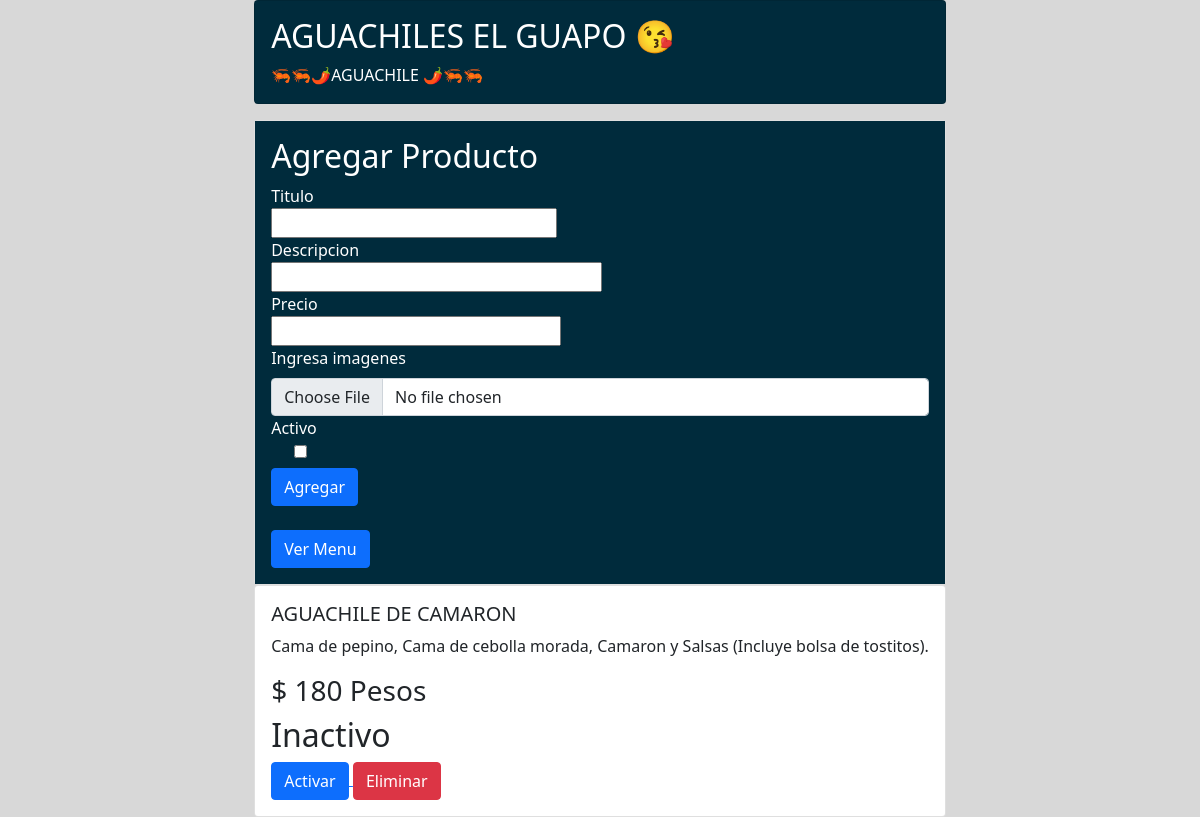
The app's page /admin_menu/, older data.
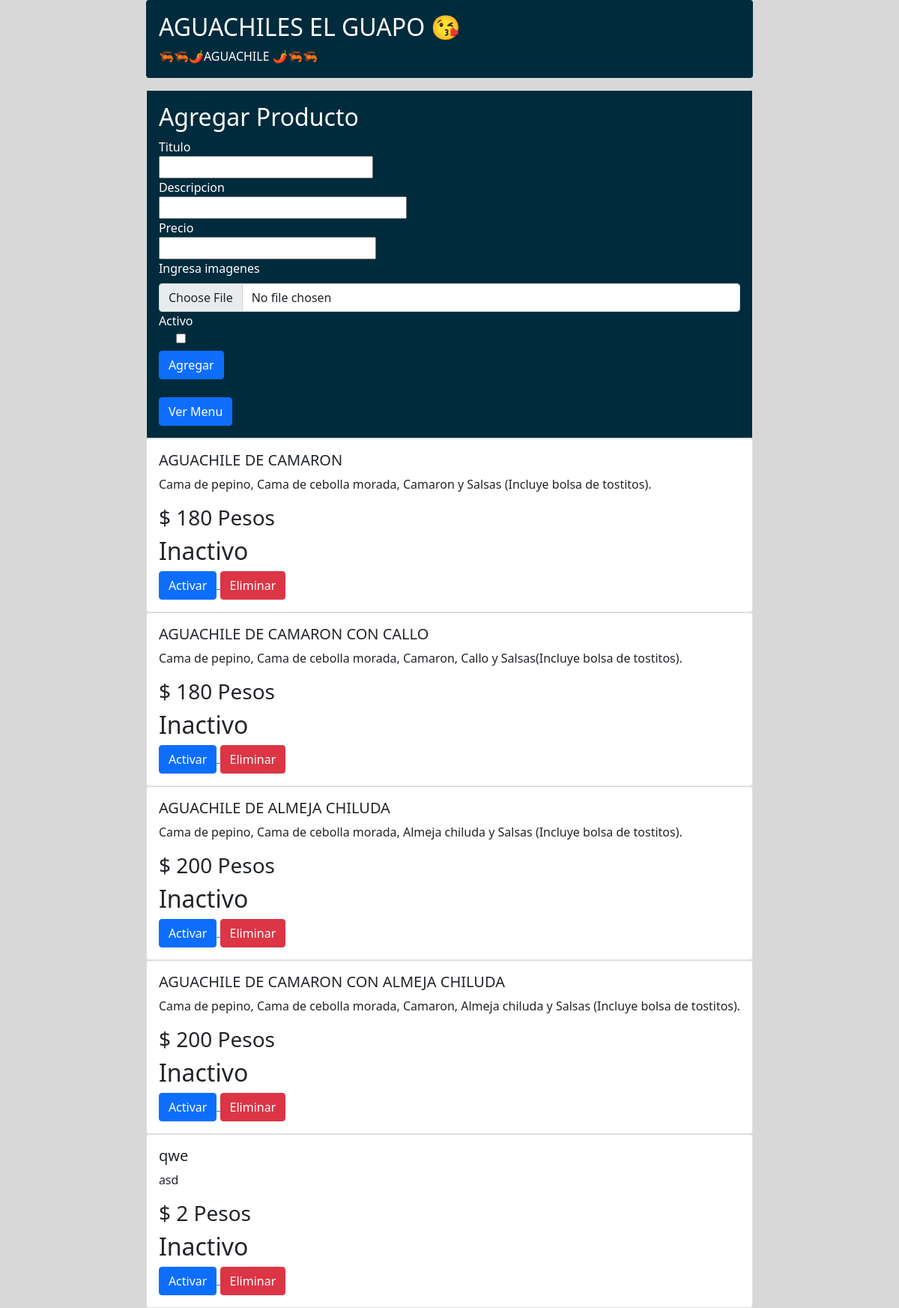
The same page, newer data.
### menu_app/models.py (models this page shows, shortened)
class Productos(models.Model):
    titulo = models.CharField(max_length=50)
    descripcion = models.CharField(max_length=100)
    precio = models.CharField(max_length=5)
    estado = models.BooleanField(default=False)
    imagen = models.ImageField(upload_to='aguachiles', null=True)

### menu_app/views.py (the view)
# urls.py: path('admin_menu/', admin, name = 'admin'),
def admin(request):
    productos = Productos.objects.all()
    return render(request, 'admin.html', {'productos':productos, 'form_img':Img})

### menu_app/templates/menu/admin.html (shortened to what this page needs)
<!DOCTYPE html>
<html lang="en">
    <head>
        {% load static %}
        <link rel="stylesheet" href="{% static 'menu/admin.css' %}">
        <link href="https://cdn.jsdelivr.net/npm/bootstrap@5.0.1/dist/css/bootstrap.min.css" rel="stylesheet">
    </head>
<body>
    <section class="grid_container">
        <div class="card-info card mb-3" >
            <div class="row g-0">
                <div class="col-md-8">
                    <div class="card-body">
                        <h2 class="card-title">AGUACHILES EL GUAPO 😘</h2>
                        <p class="card-text"> 🦐🦐🌶AGUACHILE 🌶🦐🦐</p>
                    </div>
                </div>
            </div>
        </div>
        <section class="grid-add">
            <form action="/agregar_producto/" method="post" enctype="multipart/form-data">{% csrf_token %}
                <div class="card">
                    <div class="card-body add_product">
                        <h2>Agregar Producto</h2>
                        <div class="input_product">Titulo <input type="text" name="titulo" required> </div>
                        <div  class="input_product">Descripcion <input type="text" name="descripcion" id="" required></div>
                        <div class="input_product">Precio <input type="number" name="precio" id="" required></div>
                        <label class="form-label" for="customFile">Ingresa imagenes</label>
                        <input type="file" class="form-control" id="customFile" name="imagen" required/>
                        <label for="">Activo<input type="checkbox" name="estado" id=""></label>
                        <div><input type="submit" value="Agregar" class="input_product btn btn-primary"></div><br>
                        <a href="/">
                            <div><input type="button" value="Ver Menu" class="input_product btn btn-primary"></div>
                        </a>
                    </div>
                </div>
            </form>
        </section>
        <section class="grid-products">
            {% for producto in productos %}
                <form action="/eliminar_producto/{{ producto.id }}" method="get">
                    <div class="product card" style="width: 100%;">
                        <div class="card-body">
                            <h5 class="card-title">{{ producto.titulo }}</h5>
                            <p class="card-text">{{ producto.descripcion }}</p>
                            <h3>$ {{ producto.precio }} Pesos</h3>
                            {% if producto.estado == True %}
                                <h2> Activo </h2>
                                <a href="/inactivar_producto/{{ producto.id }}">
                                    <button type="button" class="btn btn-warning" name="inactivar">Inactivar</button>
                                </a>
                            {% else %}
                                <h2> Inactivo </h2>
                                <a href="/activar_producto/{{ producto.id }}">
                                    <button type="button" class="btn btn-primary">Activar</button>
                                </a>
                            {% endif %}
                            <button type="submit" class="btn btn-danger" name="eliminar">Eliminar</button>
                        </div>
                    </div>
                </form>
            {% endfor %}
        </section>
    </section>
</body>
</html>

Row changes from the older to the newer data that the page shows:
added Productos: titulo "AGUACHILE DE CAMARON CON CALLO", descripcion "Cama de pepino, Cama de cebolla morada, Camaron, Callo y Salsas(Incluye bolsa de tostitos).", precio "180"
added Productos: titulo "AGUACHILE DE ALMEJA CHILUDA", descripcion "Cama de pepino, Cama de cebolla morada, Almeja chiluda y Salsas (Incluye bolsa de tostitos).", precio "200"
added Productos: titulo "AGUACHILE DE CAMARON CON ALMEJA CHILUDA", descripcion "Cama de pepino, Cama de cebolla morada, Camaron, Almeja chiluda y Salsas (Incluye bolsa de tostitos).", precio "200"
added Productos: titulo "qwe", descripcion "asd", precio "2"
